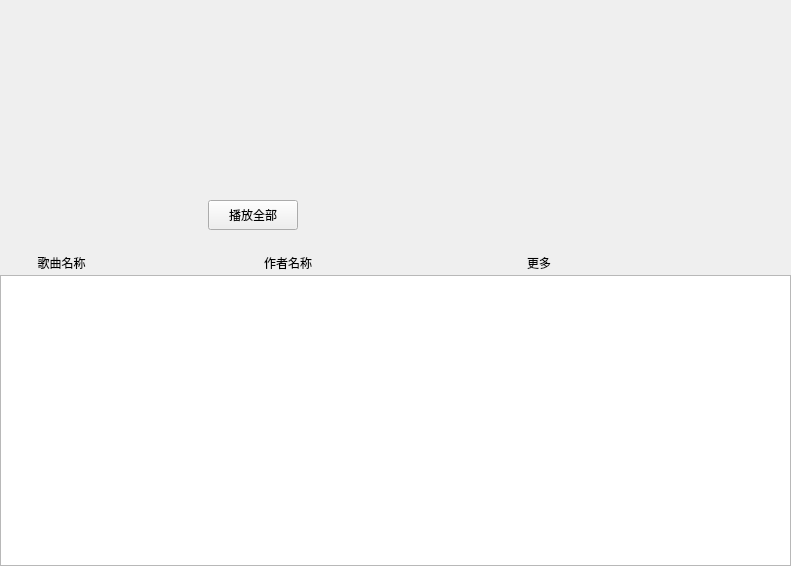
<?xml version="1.0" encoding="UTF-8"?>
<ui version="4.0">
 <class>myGeneralClass</class>
 <widget class="QWidget" name="myGeneralClass">
  <property name="geometry">
   <rect>
    <x>0</x>
    <y>0</y>
    <width>791</width>
    <height>566</height>
   </rect>
  </property>
  <property name="windowTitle">
   <string>myGeneral</string>
  </property>
  <layout class="QVBoxLayout" name="verticalLayout">
   <property name="spacing">
    <number>0</number>
   </property>
   <property name="leftMargin">
    <number>0</number>
   </property>
   <property name="topMargin">
    <number>0</number>
   </property>
   <property name="rightMargin">
    <number>0</number>
   </property>
   <property name="bottomMargin">
    <number>0</number>
   </property>
   <item>
    <widget class="QLabel" name="head">
     <property name="minimumSize">
      <size>
       <width>0</width>
       <height>50</height>
      </size>
     </property>
     <property name="maximumSize">
      <size>
       <width>16777215</width>
       <height>50</height>
      </size>
     </property>
     <property name="font">
      <font>
       <family>Microsoft YaHei UI</family>
       <pointsize>18</pointsize>
       <italic>false</italic>
       <bold>true</bold>
      </font>
     </property>
     <property name="styleSheet">
      <string notr="true">font: 18pt &quot;Microsoft YaHei UI&quot;;
font-weight: bold;</string>
     </property>
     <property name="text">
      <string/>
     </property>
    </widget>
   </item>
   <item>
    <widget class="QWidget" name="logoBaseLink" native="true">
     <property name="minimumSize">
      <size>
       <width>0</width>
       <height>200</height>
      </size>
     </property>
     <property name="maximumSize">
      <size>
       <width>16777215</width>
       <height>200</height>
      </size>
     </property>
     <layout class="QHBoxLayout" name="horizontalLayout">
      <item>
       <widget class="QLabel" name="image">
        <property name="minimumSize">
         <size>
          <width>180</width>
          <height>180</height>
         </size>
        </property>
        <property name="maximumSize">
         <size>
          <width>180</width>
          <height>180</height>
         </size>
        </property>
        <property name="styleSheet">
         <string notr="true"/>
        </property>
        <property name="text">
         <string/>
        </property>
       </widget>
      </item>
      <item>
       <widget class="QWidget" name="buttonBar" native="true">
        <property name="minimumSize">
         <size>
          <width>90</width>
          <height>180</height>
         </size>
        </property>
        <property name="maximumSize">
         <size>
          <width>150</width>
          <height>180</height>
         </size>
        </property>
        <property name="styleSheet">
         <string notr="true"/>
        </property>
        <layout class="QVBoxLayout" name="verticalLayout_2">
         <item>
          <spacer name="verticalSpacer">
           <property name="orientation">
            <enum>Qt::Orientation::Vertical</enum>
           </property>
           <property name="sizeHint" stdset="0">
            <size>
             <width>20</width>
             <height>129</height>
            </size>
           </property>
          </spacer>
         </item>
         <item>
          <widget class="QPushButton" name="pushButton">
           <property name="minimumSize">
            <size>
             <width>90</width>
             <height>30</height>
            </size>
           </property>
           <property name="maximumSize">
            <size>
             <width>90</width>
             <height>30</height>
            </size>
           </property>
           <property name="text">
            <string>播放全部</string>
           </property>
          </widget>
         </item>
        </layout>
       </widget>
      </item>
      <item>
       <spacer name="horizontalSpacer">
        <property name="orientation">
         <enum>Qt::Orientation::Horizontal</enum>
        </property>
        <property name="sizeHint" stdset="0">
         <size>
          <width>398</width>
          <height>20</height>
         </size>
        </property>
       </spacer>
      </item>
     </layout>
    </widget>
   </item>
   <item>
    <widget class="QWidget" name="musicInformationi" native="true">
     <property name="minimumSize">
      <size>
       <width>0</width>
       <height>25</height>
      </size>
     </property>
     <property name="maximumSize">
      <size>
       <width>16777215</width>
       <height>25</height>
      </size>
     </property>
     <property name="styleSheet">
      <string notr="true"/>
     </property>
     <layout class="QHBoxLayout" name="horizontalLayout_2">
      <property name="spacing">
       <number>0</number>
      </property>
      <property name="leftMargin">
       <number>0</number>
      </property>
      <property name="topMargin">
       <number>0</number>
      </property>
      <property name="rightMargin">
       <number>0</number>
      </property>
      <property name="bottomMargin">
       <number>0</number>
      </property>
      <item>
       <widget class="QWidget" name="musicName" native="true">
        <property name="styleSheet">
         <string notr="true"/>
        </property>
        <layout class="QVBoxLayout" name="verticalLayout_3">
         <property name="topMargin">
          <number>0</number>
         </property>
         <property name="bottomMargin">
          <number>0</number>
         </property>
         <item>
          <widget class="QLabel" name="musicNameLabel">
           <property name="font">
            <font>
             <hintingpreference>PreferDefaultHinting</hintingpreference>
            </font>
           </property>
           <property name="text">
            <string>        歌曲名称</string>
           </property>
           <property name="alignment">
            <set>Qt::AlignmentFlag::AlignLeading|Qt::AlignmentFlag::AlignLeft|Qt::AlignmentFlag::AlignVCenter</set>
           </property>
          </widget>
         </item>
        </layout>
       </widget>
      </item>
      <item>
       <widget class="QWidget" name="author" native="true">
        <property name="styleSheet">
         <string notr="true"/>
        </property>
        <layout class="QVBoxLayout" name="verticalLayout_4">
         <property name="leftMargin">
          <number>0</number>
         </property>
         <property name="topMargin">
          <number>0</number>
         </property>
         <property name="rightMargin">
          <number>0</number>
         </property>
         <property name="bottomMargin">
          <number>0</number>
         </property>
         <item>
          <widget class="QLabel" name="authorLabel">
           <property name="font">
            <font>
             <hintingpreference>PreferDefaultHinting</hintingpreference>
            </font>
           </property>
           <property name="text">
            <string>作者名称</string>
           </property>
           <property name="alignment">
            <set>Qt::AlignmentFlag::AlignLeading|Qt::AlignmentFlag::AlignLeft|Qt::AlignmentFlag::AlignVCenter</set>
           </property>
          </widget>
         </item>
        </layout>
       </widget>
      </item>
      <item>
       <widget class="QWidget" name="widget_4" native="true">
        <property name="styleSheet">
         <string notr="true"/>
        </property>
        <layout class="QVBoxLayout" name="verticalLayout_5">
         <property name="leftMargin">
          <number>0</number>
         </property>
         <property name="topMargin">
          <number>0</number>
         </property>
         <property name="rightMargin">
          <number>0</number>
         </property>
         <property name="bottomMargin">
          <number>0</number>
         </property>
         <item>
          <widget class="QLabel" name="label_3">
           <property name="font">
            <font>
             <hintingpreference>PreferDefaultHinting</hintingpreference>
            </font>
           </property>
           <property name="text">
            <string>更多</string>
           </property>
           <property name="alignment">
            <set>Qt::AlignmentFlag::AlignLeading|Qt::AlignmentFlag::AlignLeft|Qt::AlignmentFlag::AlignVCenter</set>
           </property>
          </widget>
         </item>
        </layout>
       </widget>
      </item>
     </layout>
    </widget>
   </item>
   <item>
    <widget class="QListWidget" name="musicList">
     <property name="styleSheet">
      <string notr="true">QListView::item:selected 
{
	border: 1px solid white;
}
QScrollBar:vertical {
    background-color: #51555E;         /* 滚动条背景透明 */
    width: 12px;                      /* 滚动条总宽度 */
    margin: 0px;                      /* 外边距为0 */
   	border-radius: 6px;  
}

QScrollBar::handle:vertical {
    background: #41454E;              /* 滑块主颜色 */
    border-radius: 6px;               /* 椭圆圆角，更美观 */
    min-height: 20px;                 /* 滑块最小高度 */
    width: 8px;                       /* 滑块宽度略小于轨道 */
    margin: 2px 2px;                  /* 滑块边距，不贴边 */
}

QScrollBar::handle:vertical:pressed {
    background: #31353E;              /* 按下时颜色更深 */
}

QScrollBar::add-line:vertical, 
QScrollBar::sub-line:vertical {
    height: 0px;                      /* 高度为0，隐藏箭头按钮 */
    background: none;                 /* 背景透明 */
    border: none;                     /* 无边框 */
}

QScrollBar::add-page:vertical, 
QScrollBar::sub-page:vertical {
    background-color: #31353E;          /* 背景透明 */
    border: none;                     /* 无边框 */
}</string>
     </property>
    </widget>
   </item>
  </layout>
 </widget>
 <layoutdefault spacing="6" margin="11"/>
 <resources>
  <include location="TexasPlayer.qrc"/>
 </resources>
 <connections/>
</ui>
